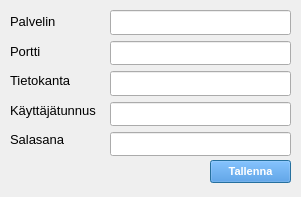
<?xml version="1.0" encoding="UTF-8"?>
<ui version="4.0">
 <class>Dialog</class>
 <widget class="QDialog" name="Dialog">
  <property name="geometry">
   <rect>
    <x>0</x>
    <y>0</y>
    <width>301</width>
    <height>197</height>
   </rect>
  </property>
  <property name="windowTitle">
   <string>Dialog</string>
  </property>
  <widget class="QPushButton" name="saveSettingspushButton">
   <property name="geometry">
    <rect>
     <x>210</x>
     <y>160</y>
     <width>81</width>
     <height>23</height>
    </rect>
   </property>
   <property name="font">
    <font>
     <pointsize>8</pointsize>
     <weight>75</weight>
     <bold>true</bold>
    </font>
   </property>
   <property name="toolTip">
    <string>&lt;html&gt;&lt;head/&gt;&lt;body&gt;&lt;p&gt;&lt;span style=&quot; font-size:10pt;&quot;&gt;Tallentaa asetukset tiedostoon&lt;/span&gt;&lt;/p&gt;&lt;/body&gt;&lt;/html&gt;</string>
   </property>
   <property name="styleSheet">
    <string notr="true">background-color: rgb(57, 136, 220);
color: rgb(255, 255, 255);</string>
   </property>
   <property name="text">
    <string>Tallenna</string>
   </property>
  </widget>
  <widget class="QWidget" name="layoutWidget">
   <property name="geometry">
    <rect>
     <x>110</x>
     <y>10</y>
     <width>181</width>
     <height>146</height>
    </rect>
   </property>
   <layout class="QVBoxLayout" name="verticalLayout">
    <item>
     <widget class="QLineEdit" name="serverLineEdit">
      <property name="font">
       <font>
        <pointsize>11</pointsize>
       </font>
      </property>
      <property name="toolTip">
       <string>&lt;html&gt;&lt;head/&gt;&lt;body&gt;&lt;p&gt;&lt;span style=&quot; font-size:10pt;&quot;&gt;Palvelimen nimi tai IP-osoite&lt;/span&gt;&lt;/p&gt;&lt;/body&gt;&lt;/html&gt;</string>
      </property>
     </widget>
    </item>
    <item>
     <widget class="QLineEdit" name="portLineEdit">
      <property name="font">
       <font>
        <pointsize>11</pointsize>
       </font>
      </property>
      <property name="toolTip">
       <string>&lt;html&gt;&lt;head/&gt;&lt;body&gt;&lt;p&gt;&lt;span style=&quot; font-size:10pt;&quot;&gt;Palvelimen porttinumero&lt;/span&gt;&lt;/p&gt;&lt;/body&gt;&lt;/html&gt;</string>
      </property>
     </widget>
    </item>
    <item>
     <widget class="QLineEdit" name="databaseLineEdit">
      <property name="font">
       <font>
        <pointsize>11</pointsize>
       </font>
      </property>
      <property name="toolTip">
       <string>&lt;html&gt;&lt;head/&gt;&lt;body&gt;&lt;p&gt;&lt;span style=&quot; font-size:10pt;&quot;&gt;Tietokannan nimi&lt;/span&gt;&lt;/p&gt;&lt;/body&gt;&lt;/html&gt;</string>
      </property>
     </widget>
    </item>
    <item>
     <widget class="QLineEdit" name="userLineEdit">
      <property name="font">
       <font>
        <pointsize>11</pointsize>
       </font>
      </property>
      <property name="toolTip">
       <string>&lt;html&gt;&lt;head/&gt;&lt;body&gt;&lt;p&gt;&lt;span style=&quot; font-size:10pt;&quot;&gt;Sovelluksen käyttäjätunnus&lt;/span&gt;&lt;/p&gt;&lt;/body&gt;&lt;/html&gt;</string>
      </property>
     </widget>
    </item>
    <item>
     <widget class="QLineEdit" name="paswordLineEdit">
      <property name="font">
       <font>
        <pointsize>11</pointsize>
       </font>
      </property>
      <property name="toolTip">
       <string>&lt;html&gt;&lt;head/&gt;&lt;body&gt;&lt;p&gt;&lt;span style=&quot; font-size:10pt;&quot;&gt;Salasana&lt;/span&gt;&lt;/p&gt;&lt;/body&gt;&lt;/html&gt;</string>
      </property>
      <property name="echoMode">
       <enum>QLineEdit::Password</enum>
      </property>
     </widget>
    </item>
   </layout>
  </widget>
  <widget class="QWidget" name="layoutWidget_2">
   <property name="geometry">
    <rect>
     <x>10</x>
     <y>10</y>
     <width>86</width>
     <height>141</height>
    </rect>
   </property>
   <layout class="QVBoxLayout" name="verticalLayout_2">
    <item>
     <widget class="QLabel" name="ServerLabel">
      <property name="font">
       <font>
        <pointsize>10</pointsize>
       </font>
      </property>
      <property name="text">
       <string>Palvelin</string>
      </property>
     </widget>
    </item>
    <item>
     <widget class="QLabel" name="portLabel">
      <property name="font">
       <font>
        <pointsize>10</pointsize>
       </font>
      </property>
      <property name="text">
       <string>Portti</string>
      </property>
     </widget>
    </item>
    <item>
     <widget class="QLabel" name="databaseLabel">
      <property name="font">
       <font>
        <pointsize>10</pointsize>
       </font>
      </property>
      <property name="text">
       <string>Tietokanta</string>
      </property>
     </widget>
    </item>
    <item>
     <widget class="QLabel" name="userLabel">
      <property name="font">
       <font>
        <pointsize>10</pointsize>
       </font>
      </property>
      <property name="text">
       <string>Käyttäjätunnus</string>
      </property>
     </widget>
    </item>
    <item>
     <widget class="QLabel" name="passwordLabel">
      <property name="font">
       <font>
        <pointsize>10</pointsize>
       </font>
      </property>
      <property name="text">
       <string>Salasana</string>
      </property>
     </widget>
    </item>
   </layout>
  </widget>
 </widget>
 <resources/>
 <connections/>
</ui>
